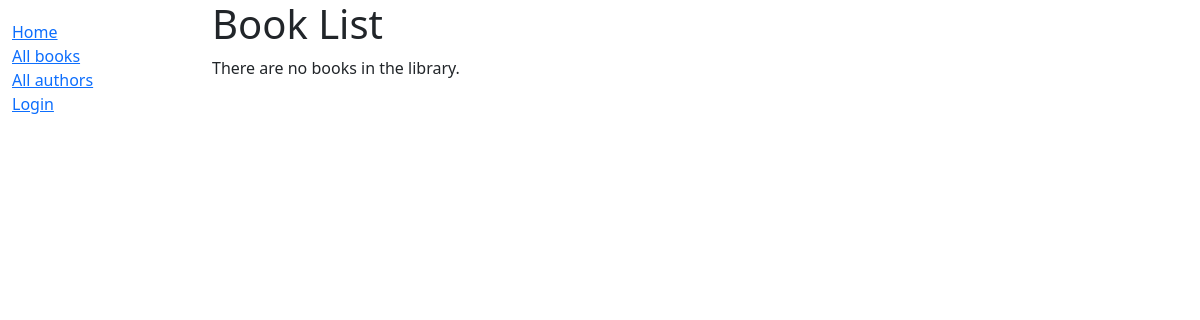
Page /catalog/books/ on the earlier database version.
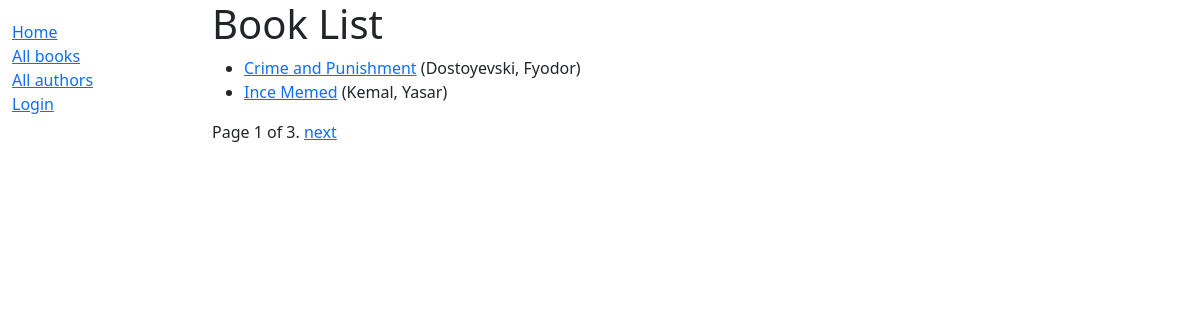
Same page on the later database version.
### catalog/models.py (models this page shows, shortened)
class Book(models.Model):
    title = models.CharField(max_length=200)
    author = models.ForeignKey('Author', on_delete=models.RESTRICT, null=True)
    lang = models.ForeignKey(Language, on_delete=models.RESTRICT, null=True)
    summary = models.TextField(max_length=1000,
                               help_text="Enter a brief description of the book")
    isbn = models.CharField('ISBN', max_length=13, unique=True,
                            help_text='13 Character <a href="https://www.isbn-international.org/content/what-isbn''">ISBN number</a>')
    genre = models.ManyToManyField(Genre, help_text="Select a genre for this book")
    class Meta:
        ordering = ['title']
    def get_absolute_url(self):
        return reverse('book-detail', args=[str(self.id)])
    def display_genre(self):
        """Create a string for the Genre. This is required to display genre in Admin."""
        return ', '.join(genre.name for genre in self.genre.all()[:3])
    display_genre.short_description = 'Genre'

class Author(models.Model):
    first_name = models.CharField(max_length=100)
    last_name = models.CharField(max_length=100)
    date_of_birth = models.DateField(null=True, blank=True)
    date_of_death = models.DateField('Died', null=True, blank=True)
    class Meta:
        ordering = ['last_name', 'first_name']
    def __str__(self):
        return f'{self.last_name}, {self.first_name}'

### catalog/views.py (the view)
# urls.py: path('books/', views.BookListView.as_view(), name='books'),
class BookListView(generic.ListView):
    model = Book
    paginate_by = 2

### catalog/templates/catalog/book_list.html
{% extends "base_generic.html" %}
{% block content %}
  <h1>Book List</h1>
  {% if book_list %}
    <ul>
      {% for book in book_list %}
      <li>
        <a href="{{ book.get_absolute_url }}">{{ book.title }}</a>
        ({{book.author}})
      </li>
      {% endfor %}
    </ul>
  {% else %}
    <p>There are no books in the library.</p>
  {% endif %}
{% endblock %}

Differences in the rows shown:
added Book: title "Crime and Punishment", author "Dostoyevski, Fyodor"
added Book: title "Ince Memed", author "Kemal, Yasar"
Other differences:
{{ page_obj.number }}: (not shown) → "1"
{{ page_obj.paginator.num_pages }}: (not shown) → "3"
text no longer shown: "There are no books in the library."
text now shown: "Page of . next"
